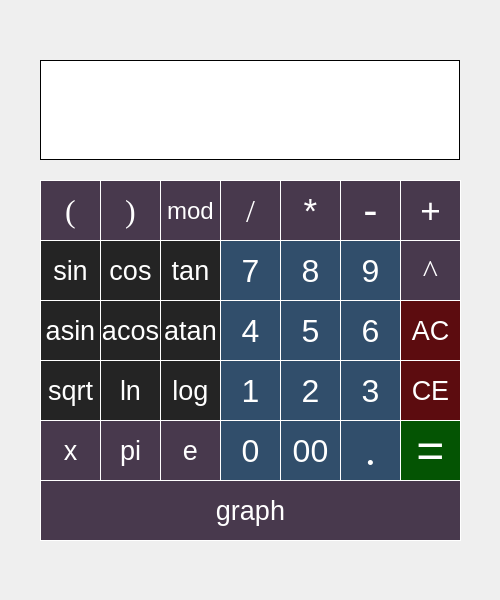
<?xml version="1.0" encoding="UTF-8"?>
<ui version="4.0">
 <class>MainWindow</class>
 <widget class="QMainWindow" name="MainWindow">
  <property name="windowModality">
   <enum>Qt::NonModal</enum>
  </property>
  <property name="enabled">
   <bool>true</bool>
  </property>
  <property name="geometry">
   <rect>
    <x>0</x>
    <y>0</y>
    <width>500</width>
    <height>600</height>
   </rect>
  </property>
  <property name="minimumSize">
   <size>
    <width>500</width>
    <height>600</height>
   </size>
  </property>
  <property name="maximumSize">
   <size>
    <width>500</width>
    <height>600</height>
   </size>
  </property>
  <property name="windowTitle">
   <string>MainWindow</string>
  </property>
  <widget class="QWidget" name="centralwidget">
   <widget class="QLabel" name="format">
    <property name="geometry">
     <rect>
      <x>40</x>
      <y>60</y>
      <width>420</width>
      <height>100</height>
     </rect>
    </property>
    <property name="minimumSize">
     <size>
      <width>420</width>
      <height>100</height>
     </size>
    </property>
    <property name="maximumSize">
     <size>
      <width>420</width>
      <height>100</height>
     </size>
    </property>
    <property name="font">
     <font>
      <pointsize>18</pointsize>
     </font>
    </property>
    <property name="layoutDirection">
     <enum>Qt::RightToLeft</enum>
    </property>
    <property name="styleSheet">
     <string notr="true">QLabel {
	border: 1px solid black;
	color: black;
	background-color: white;
}</string>
    </property>
    <property name="text">
     <string/>
    </property>
    <property name="alignment">
     <set>Qt::AlignRight|Qt::AlignTrailing|Qt::AlignVCenter</set>
    </property>
   </widget>
   <widget class="QPushButton" name="pushButton_7">
    <property name="enabled">
     <bool>true</bool>
    </property>
    <property name="geometry">
     <rect>
      <x>220</x>
      <y>240</y>
      <width>61</width>
      <height>61</height>
     </rect>
    </property>
    <property name="font">
     <font>
      <family>Arial</family>
      <pointsize>24</pointsize>
      <bold>false</bold>
     </font>
    </property>
    <property name="layoutDirection">
     <enum>Qt::LeftToRight</enum>
    </property>
    <property name="styleSheet">
     <string notr="true">QPushButton {
	border: 1px solid white;
	color: white;
	background-color: #314e6b;
}

QPushButton:hover {
	border: 1px solid white;
	color: white;
	background-color: #54728f;
}

QPushButton:pressed {
	border: 1px solid white;
	color: white;
	background-color: #39434d;
}</string>
    </property>
    <property name="text">
     <string>7</string>
    </property>
   </widget>
   <widget class="QPushButton" name="pushButton_8">
    <property name="enabled">
     <bool>true</bool>
    </property>
    <property name="geometry">
     <rect>
      <x>280</x>
      <y>240</y>
      <width>61</width>
      <height>61</height>
     </rect>
    </property>
    <property name="font">
     <font>
      <family>Arial</family>
      <pointsize>24</pointsize>
      <bold>false</bold>
     </font>
    </property>
    <property name="styleSheet">
     <string notr="true">QPushButton {
	border: 1px solid white;
	color: white;
	background-color: #314e6b;
}

QPushButton:hover {
	border: 1px solid white;
	color: white;
	background-color: #54728f;
}

QPushButton:pressed {
	border: 1px solid white;
	color: white;
	background-color: #39434d;
}</string>
    </property>
    <property name="text">
     <string>8</string>
    </property>
   </widget>
   <widget class="QPushButton" name="pushButton_9">
    <property name="enabled">
     <bool>true</bool>
    </property>
    <property name="geometry">
     <rect>
      <x>340</x>
      <y>240</y>
      <width>61</width>
      <height>61</height>
     </rect>
    </property>
    <property name="font">
     <font>
      <family>Arial</family>
      <pointsize>24</pointsize>
      <bold>false</bold>
     </font>
    </property>
    <property name="styleSheet">
     <string notr="true">QPushButton {
	border: 1px solid white;
	color: white;
	background-color: #314e6b;
}

QPushButton:hover {
	border: 1px solid white;
	color: white;
	background-color: #54728f;
}

QPushButton:pressed {
	border: 1px solid white;
	color: white;
	background-color: #39434d;
}</string>
    </property>
    <property name="text">
     <string>9</string>
    </property>
   </widget>
   <widget class="QPushButton" name="pushButton_5">
    <property name="enabled">
     <bool>true</bool>
    </property>
    <property name="geometry">
     <rect>
      <x>280</x>
      <y>300</y>
      <width>61</width>
      <height>61</height>
     </rect>
    </property>
    <property name="font">
     <font>
      <family>Arial</family>
      <pointsize>24</pointsize>
      <bold>false</bold>
     </font>
    </property>
    <property name="styleSheet">
     <string notr="true">QPushButton {
	border: 1px solid white;
	color: white;
	background-color: #314e6b;
}

QPushButton:hover {
	border: 1px solid white;
	color: white;
	background-color: #54728f;
}

QPushButton:pressed {
	border: 1px solid white;
	color: white;
	background-color: #39434d;
}</string>
    </property>
    <property name="text">
     <string>5</string>
    </property>
   </widget>
   <widget class="QPushButton" name="pushButton_6">
    <property name="enabled">
     <bool>true</bool>
    </property>
    <property name="geometry">
     <rect>
      <x>340</x>
      <y>300</y>
      <width>61</width>
      <height>61</height>
     </rect>
    </property>
    <property name="font">
     <font>
      <family>Arial</family>
      <pointsize>24</pointsize>
      <bold>false</bold>
     </font>
    </property>
    <property name="styleSheet">
     <string notr="true">QPushButton {
	border: 1px solid white;
	color: white;
	background-color: #314e6b;
}

QPushButton:hover {
	border: 1px solid white;
	color: white;
	background-color: #54728f;
}

QPushButton:pressed {
	border: 1px solid white;
	color: white;
	background-color: #39434d;
}</string>
    </property>
    <property name="text">
     <string>6</string>
    </property>
   </widget>
   <widget class="QPushButton" name="pushButton_4">
    <property name="enabled">
     <bool>true</bool>
    </property>
    <property name="geometry">
     <rect>
      <x>220</x>
      <y>300</y>
      <width>61</width>
      <height>61</height>
     </rect>
    </property>
    <property name="font">
     <font>
      <family>Arial</family>
      <pointsize>24</pointsize>
      <bold>false</bold>
     </font>
    </property>
    <property name="styleSheet">
     <string notr="true">QPushButton {
	border: 1px solid white;
	color: white;
	background-color: #314e6b;
}

QPushButton:hover {
	border: 1px solid white;
	color: white;
	background-color: #54728f;
}

QPushButton:pressed {
	border: 1px solid white;
	color: white;
	background-color: #39434d;
}</string>
    </property>
    <property name="text">
     <string>4</string>
    </property>
   </widget>
   <widget class="QPushButton" name="pushButton_2">
    <property name="enabled">
     <bool>true</bool>
    </property>
    <property name="geometry">
     <rect>
      <x>280</x>
      <y>360</y>
      <width>61</width>
      <height>61</height>
     </rect>
    </property>
    <property name="font">
     <font>
      <family>Arial</family>
      <pointsize>24</pointsize>
      <bold>false</bold>
     </font>
    </property>
    <property name="styleSheet">
     <string notr="true">QPushButton {
	border: 1px solid white;
	color: white;
	background-color: #314e6b;
}

QPushButton:hover {
	border: 1px solid white;
	color: white;
	background-color: #54728f;
}

QPushButton:pressed {
	border: 1px solid white;
	color: white;
	background-color: #39434d;
}</string>
    </property>
    <property name="text">
     <string>2</string>
    </property>
   </widget>
   <widget class="QPushButton" name="pushButton_0">
    <property name="enabled">
     <bool>true</bool>
    </property>
    <property name="geometry">
     <rect>
      <x>220</x>
      <y>420</y>
      <width>61</width>
      <height>61</height>
     </rect>
    </property>
    <property name="font">
     <font>
      <family>Arial</family>
      <pointsize>24</pointsize>
      <bold>false</bold>
     </font>
    </property>
    <property name="styleSheet">
     <string notr="true">QPushButton {
	border: 1px solid white;
	color: white;
	background-color: #314e6b;
}

QPushButton:hover {
	border: 1px solid white;
	color: white;
	background-color: #54728f;
}

QPushButton:pressed {
	border: 1px solid white;
	color: white;
	background-color: #39434d;
}</string>
    </property>
    <property name="text">
     <string>0</string>
    </property>
   </widget>
   <widget class="QPushButton" name="pushButton_00">
    <property name="enabled">
     <bool>true</bool>
    </property>
    <property name="geometry">
     <rect>
      <x>280</x>
      <y>420</y>
      <width>61</width>
      <height>61</height>
     </rect>
    </property>
    <property name="font">
     <font>
      <family>Arial</family>
      <pointsize>24</pointsize>
      <bold>false</bold>
     </font>
    </property>
    <property name="styleSheet">
     <string notr="true">QPushButton {
	border: 1px solid white;
	color: white;
	background-color: #314e6b;
}

QPushButton:hover {
	border: 1px solid white;
	color: white;
	background-color: #54728f;
}

QPushButton:pressed {
	border: 1px solid white;
	color: white;
	background-color: #39434d;
}</string>
    </property>
    <property name="text">
     <string>00</string>
    </property>
   </widget>
   <widget class="QPushButton" name="pushButton_3">
    <property name="enabled">
     <bool>true</bool>
    </property>
    <property name="geometry">
     <rect>
      <x>340</x>
      <y>360</y>
      <width>61</width>
      <height>61</height>
     </rect>
    </property>
    <property name="font">
     <font>
      <family>Arial</family>
      <pointsize>24</pointsize>
      <bold>false</bold>
     </font>
    </property>
    <property name="styleSheet">
     <string notr="true">QPushButton {
	border: 1px solid white;
	color: white;
	background-color: #314e6b;
}

QPushButton:hover {
	border: 1px solid white;
	color: white;
	background-color: #54728f;
}

QPushButton:pressed {
	border: 1px solid white;
	color: white;
	background-color: #39434d;
}</string>
    </property>
    <property name="text">
     <string>3</string>
    </property>
   </widget>
   <widget class="QPushButton" name="pushButton_1">
    <property name="enabled">
     <bool>true</bool>
    </property>
    <property name="geometry">
     <rect>
      <x>220</x>
      <y>360</y>
      <width>61</width>
      <height>61</height>
     </rect>
    </property>
    <property name="font">
     <font>
      <family>Arial</family>
      <pointsize>24</pointsize>
      <bold>false</bold>
     </font>
    </property>
    <property name="styleSheet">
     <string notr="true">QPushButton {
	border: 1px solid white;
	color: white;
	background-color: #314e6b;
}

QPushButton:hover {
	border: 1px solid white;
	color: white;
	background-color: #54728f;
}

QPushButton:pressed {
	border: 1px solid white;
	color: white;
	background-color: #39434d;
}</string>
    </property>
    <property name="text">
     <string>1</string>
    </property>
   </widget>
   <widget class="QPushButton" name="pushButton_dot">
    <property name="enabled">
     <bool>true</bool>
    </property>
    <property name="geometry">
     <rect>
      <x>340</x>
      <y>420</y>
      <width>61</width>
      <height>61</height>
     </rect>
    </property>
    <property name="font">
     <font>
      <family>Times</family>
      <pointsize>32</pointsize>
      <bold>false</bold>
      <kerning>false</kerning>
     </font>
    </property>
    <property name="styleSheet">
     <string notr="true">QPushButton {
	border: 1px solid white;
	color: white;
	background-color: #314e6b;
}

QPushButton:hover {
	border: 1px solid white;
	color: white;
	background-color: #54728f;
}

QPushButton:pressed {
	border: 1px solid white;
	color: white;
	background-color: #39434d;
}</string>
    </property>
    <property name="text">
     <string>.</string>
    </property>
   </widget>
   <widget class="QPushButton" name="pushButton_cos">
    <property name="enabled">
     <bool>true</bool>
    </property>
    <property name="geometry">
     <rect>
      <x>100</x>
      <y>240</y>
      <width>61</width>
      <height>61</height>
     </rect>
    </property>
    <property name="font">
     <font>
      <family>Arial</family>
      <pointsize>20</pointsize>
      <bold>false</bold>
     </font>
    </property>
    <property name="styleSheet">
     <string notr="true">QPushButton {
	border: 1px solid white;
	color: white;
	background-color: #242424;
}

QPushButton:hover {
	border: 1px solid white;
	color: white;
	background-color: #3d3d3d;
}

QPushButton:pressed {
	border: 1px solid white;
	color: white;
	background-color: #000000;
}</string>
    </property>
    <property name="text">
     <string>cos</string>
    </property>
   </widget>
   <widget class="QPushButton" name="pushButton_log">
    <property name="enabled">
     <bool>true</bool>
    </property>
    <property name="geometry">
     <rect>
      <x>160</x>
      <y>360</y>
      <width>61</width>
      <height>61</height>
     </rect>
    </property>
    <property name="font">
     <font>
      <family>Arial</family>
      <pointsize>20</pointsize>
      <bold>false</bold>
     </font>
    </property>
    <property name="styleSheet">
     <string notr="true">QPushButton {
	border: 1px solid white;
	color: white;
	background-color: #242424;
}

QPushButton:hover {
	border: 1px solid white;
	color: white;
	background-color: #3d3d3d;
}

QPushButton:pressed {
	border: 1px solid white;
	color: white;
	background-color: #000000;
}</string>
    </property>
    <property name="text">
     <string>log</string>
    </property>
   </widget>
   <widget class="QPushButton" name="pushButton_acos">
    <property name="enabled">
     <bool>true</bool>
    </property>
    <property name="geometry">
     <rect>
      <x>100</x>
      <y>300</y>
      <width>61</width>
      <height>61</height>
     </rect>
    </property>
    <property name="font">
     <font>
      <family>Arial</family>
      <pointsize>20</pointsize>
      <bold>false</bold>
     </font>
    </property>
    <property name="styleSheet">
     <string notr="true">QPushButton {
	border: 1px solid white;
	color: white;
	background-color: #242424;
}

QPushButton:hover {
	border: 1px solid white;
	color: white;
	background-color: #3d3d3d;
}

QPushButton:pressed {
	border: 1px solid white;
	color: white;
	background-color: #000000;
}</string>
    </property>
    <property name="text">
     <string>acos</string>
    </property>
   </widget>
   <widget class="QPushButton" name="pushButton_ln">
    <property name="enabled">
     <bool>true</bool>
    </property>
    <property name="geometry">
     <rect>
      <x>100</x>
      <y>360</y>
      <width>61</width>
      <height>61</height>
     </rect>
    </property>
    <property name="font">
     <font>
      <family>Arial</family>
      <pointsize>20</pointsize>
      <bold>false</bold>
     </font>
    </property>
    <property name="styleSheet">
     <string notr="true">QPushButton {
	border: 1px solid white;
	color: white;
	background-color: #242424;
}

QPushButton:hover {
	border: 1px solid white;
	color: white;
	background-color: #3d3d3d;
}

QPushButton:pressed {
	border: 1px solid white;
	color: white;
	background-color: #000000;
}</string>
    </property>
    <property name="text">
     <string>ln</string>
    </property>
   </widget>
   <widget class="QPushButton" name="pushButton_tan">
    <property name="enabled">
     <bool>true</bool>
    </property>
    <property name="geometry">
     <rect>
      <x>160</x>
      <y>240</y>
      <width>61</width>
      <height>61</height>
     </rect>
    </property>
    <property name="font">
     <font>
      <family>Arial</family>
      <pointsize>20</pointsize>
      <bold>false</bold>
     </font>
    </property>
    <property name="styleSheet">
     <string notr="true">QPushButton {
	border: 1px solid white;
	color: white;
	background-color: #242424;
}

QPushButton:hover {
	border: 1px solid white;
	color: white;
	background-color: #3d3d3d;
}

QPushButton:pressed {
	border: 1px solid white;
	color: white;
	background-color: #000000;
}</string>
    </property>
    <property name="text">
     <string>tan</string>
    </property>
   </widget>
   <widget class="QPushButton" name="pushButton_sqrt">
    <property name="enabled">
     <bool>true</bool>
    </property>
    <property name="geometry">
     <rect>
      <x>40</x>
      <y>360</y>
      <width>61</width>
      <height>61</height>
     </rect>
    </property>
    <property name="font">
     <font>
      <family>Arial</family>
      <pointsize>20</pointsize>
      <bold>false</bold>
     </font>
    </property>
    <property name="styleSheet">
     <string notr="true">QPushButton {
	border: 1px solid white;
	color: white;
	background-color: #242424;
}

QPushButton:hover {
	border: 1px solid white;
	color: white;
	background-color: #3d3d3d;
}

QPushButton:pressed {
	border: 1px solid white;
	color: white;
	background-color: #000000;
}</string>
    </property>
    <property name="text">
     <string>sqrt</string>
    </property>
   </widget>
   <widget class="QPushButton" name="pushButton_sin">
    <property name="enabled">
     <bool>true</bool>
    </property>
    <property name="geometry">
     <rect>
      <x>40</x>
      <y>240</y>
      <width>61</width>
      <height>61</height>
     </rect>
    </property>
    <property name="font">
     <font>
      <family>Arial</family>
      <pointsize>20</pointsize>
      <bold>false</bold>
     </font>
    </property>
    <property name="layoutDirection">
     <enum>Qt::LeftToRight</enum>
    </property>
    <property name="styleSheet">
     <string notr="true">QPushButton {
	border: 1px solid white;
	color: white;
	background-color: #242424;
}

QPushButton:hover {
	border: 1px solid white;
	color: white;
	background-color: #3d3d3d;
}

QPushButton:pressed {
	border: 1px solid white;
	color: white;
	background-color: #000000;
}</string>
    </property>
    <property name="text">
     <string>sin</string>
    </property>
   </widget>
   <widget class="QPushButton" name="pushButton_atan">
    <property name="enabled">
     <bool>true</bool>
    </property>
    <property name="geometry">
     <rect>
      <x>160</x>
      <y>300</y>
      <width>61</width>
      <height>61</height>
     </rect>
    </property>
    <property name="font">
     <font>
      <family>Arial</family>
      <pointsize>20</pointsize>
      <bold>false</bold>
     </font>
    </property>
    <property name="styleSheet">
     <string notr="true">QPushButton {
	border: 1px solid white;
	color: white;
	background-color: #242424;
}

QPushButton:hover {
	border: 1px solid white;
	color: white;
	background-color: #3d3d3d;
}

QPushButton:pressed {
	border: 1px solid white;
	color: white;
	background-color: #000000;
}</string>
    </property>
    <property name="text">
     <string>atan</string>
    </property>
   </widget>
   <widget class="QPushButton" name="pushButton_asin">
    <property name="enabled">
     <bool>true</bool>
    </property>
    <property name="geometry">
     <rect>
      <x>40</x>
      <y>300</y>
      <width>61</width>
      <height>61</height>
     </rect>
    </property>
    <property name="font">
     <font>
      <family>Arial</family>
      <pointsize>20</pointsize>
      <bold>false</bold>
     </font>
    </property>
    <property name="styleSheet">
     <string notr="true">QPushButton {
	border: 1px solid white;
	color: white;
	background-color: #242424;
}

QPushButton:hover {
	border: 1px solid white;
	color: white;
	background-color: #3d3d3d;
}

QPushButton:pressed {
	border: 1px solid white;
	color: white;
	background-color: #000000;
}</string>
    </property>
    <property name="text">
     <string>asin</string>
    </property>
   </widget>
   <widget class="QPushButton" name="pushButton_mult">
    <property name="enabled">
     <bool>true</bool>
    </property>
    <property name="geometry">
     <rect>
      <x>280</x>
      <y>180</y>
      <width>61</width>
      <height>61</height>
     </rect>
    </property>
    <property name="font">
     <font>
      <family>Arial</family>
      <pointsize>26</pointsize>
      <bold>false</bold>
     </font>
    </property>
    <property name="styleSheet">
     <string notr="true">QPushButton {
	border: 1px solid white;
	color: white;
	background-color: #48394d;
}

QPushButton:hover {
	border: 1px solid white;
	color: white;
	background-color: #6c5473;
}

QPushButton:pressed {
	border: 1px solid white;
	color: white;
	background-color: #482d4f;
}</string>
    </property>
    <property name="text">
     <string>*</string>
    </property>
   </widget>
   <widget class="QPushButton" name="pushButton_div">
    <property name="enabled">
     <bool>true</bool>
    </property>
    <property name="geometry">
     <rect>
      <x>220</x>
      <y>180</y>
      <width>61</width>
      <height>61</height>
     </rect>
    </property>
    <property name="font">
     <font>
      <family>Times</family>
      <pointsize>24</pointsize>
      <bold>false</bold>
     </font>
    </property>
    <property name="layoutDirection">
     <enum>Qt::LeftToRight</enum>
    </property>
    <property name="styleSheet">
     <string notr="true">QPushButton {
	border: 1px solid white;
	color: white;
	background-color: #48394d;
}

QPushButton:hover {
	border: 1px solid white;
	color: white;
	background-color: #6c5473;
}

QPushButton:pressed {
	border: 1px solid white;
	color: white;
	background-color: #482d4f;
}</string>
    </property>
    <property name="text">
     <string>/</string>
    </property>
   </widget>
   <widget class="QPushButton" name="pushButton_plus">
    <property name="enabled">
     <bool>true</bool>
    </property>
    <property name="geometry">
     <rect>
      <x>400</x>
      <y>180</y>
      <width>61</width>
      <height>61</height>
     </rect>
    </property>
    <property name="font">
     <font>
      <family>Arial</family>
      <pointsize>26</pointsize>
      <bold>false</bold>
     </font>
    </property>
    <property name="styleSheet">
     <string notr="true">QPushButton {
	border: 1px solid white;
	color: white;
	background-color: #48394d;
}

QPushButton:hover {
	border: 1px solid white;
	color: white;
	background-color: #6c5473;
}

QPushButton:pressed {
	border: 1px solid white;
	color: white;
	background-color: #482d4f;
}</string>
    </property>
    <property name="text">
     <string>+</string>
    </property>
   </widget>
   <widget class="QPushButton" name="pushButton_minus">
    <property name="enabled">
     <bool>true</bool>
    </property>
    <property name="geometry">
     <rect>
      <x>340</x>
      <y>180</y>
      <width>61</width>
      <height>61</height>
     </rect>
    </property>
    <property name="font">
     <font>
      <family>Arial</family>
      <pointsize>32</pointsize>
      <bold>false</bold>
     </font>
    </property>
    <property name="styleSheet">
     <string notr="true">QPushButton {
	border: 1px solid white;
	color: white;
	background-color: #48394d;
}

QPushButton:hover {
	border: 1px solid white;
	color: white;
	background-color: #6c5473;
}

QPushButton:pressed {
	border: 1px solid white;
	color: white;
	background-color: #482d4f;
}</string>
    </property>
    <property name="text">
     <string>-</string>
    </property>
   </widget>
   <widget class="QPushButton" name="pushButton_equil">
    <property name="enabled">
     <bool>true</bool>
    </property>
    <property name="geometry">
     <rect>
      <x>400</x>
      <y>420</y>
      <width>61</width>
      <height>61</height>
     </rect>
    </property>
    <property name="font">
     <font>
      <family>Arial</family>
      <pointsize>36</pointsize>
      <bold>false</bold>
      <kerning>false</kerning>
     </font>
    </property>
    <property name="styleSheet">
     <string notr="true">QPushButton {
	border: 1px solid white;
	color: white;
	background-color: #045403;
}

QPushButton:hover {
	border: 1px solid white;
	color: white;
	background-color: #187a22;
}

QPushButton:pressed {
	border: 1px solid white;
	color: white;
	background-color: #074f0e;
}</string>
    </property>
    <property name="text">
     <string>=</string>
    </property>
   </widget>
   <widget class="QPushButton" name="pushButton_mod">
    <property name="enabled">
     <bool>true</bool>
    </property>
    <property name="geometry">
     <rect>
      <x>160</x>
      <y>180</y>
      <width>61</width>
      <height>61</height>
     </rect>
    </property>
    <property name="font">
     <font>
      <family>Arial</family>
      <pointsize>18</pointsize>
      <bold>false</bold>
     </font>
    </property>
    <property name="layoutDirection">
     <enum>Qt::LeftToRight</enum>
    </property>
    <property name="styleSheet">
     <string notr="true">QPushButton {
	border: 1px solid white;
	color: white;
	background-color: #48394d;
}

QPushButton:hover {
	border: 1px solid white;
	color: white;
	background-color: #6c5473;
}

QPushButton:pressed {
	border: 1px solid white;
	color: white;
	background-color: #482d4f;
}</string>
    </property>
    <property name="text">
     <string>mod</string>
    </property>
   </widget>
   <widget class="QPushButton" name="pushButton_clear">
    <property name="enabled">
     <bool>true</bool>
    </property>
    <property name="geometry">
     <rect>
      <x>400</x>
      <y>300</y>
      <width>61</width>
      <height>61</height>
     </rect>
    </property>
    <property name="font">
     <font>
      <family>Arial</family>
      <pointsize>20</pointsize>
      <italic>false</italic>
      <bold>false</bold>
      <strikeout>false</strikeout>
      <kerning>false</kerning>
     </font>
    </property>
    <property name="styleSheet">
     <string notr="true">QPushButton {
	border: 1px solid white;
	color: white;
	background-color: #5c0c0f;
}

QPushButton:hover {
	border: 1px solid white;
	color: white;
	background-color: #912c2f;
}

QPushButton:pressed {
	border: 1px solid white;
	color: white;
	background-color: #4f070a;
}</string>
    </property>
    <property name="text">
     <string>AC</string>
    </property>
   </widget>
   <widget class="QPushButton" name="pushButton_opbr">
    <property name="enabled">
     <bool>true</bool>
    </property>
    <property name="geometry">
     <rect>
      <x>40</x>
      <y>180</y>
      <width>61</width>
      <height>61</height>
     </rect>
    </property>
    <property name="font">
     <font>
      <family>Times</family>
      <pointsize>24</pointsize>
      <bold>false</bold>
     </font>
    </property>
    <property name="layoutDirection">
     <enum>Qt::LeftToRight</enum>
    </property>
    <property name="styleSheet">
     <string notr="true">QPushButton {
	border: 1px solid white;
	color: white;
	background-color: #48394d;
}

QPushButton:hover {
	border: 1px solid white;
	color: white;
	background-color: #6c5473;
}

QPushButton:pressed {
	border: 1px solid white;
	color: white;
	background-color: #482d4f;
}</string>
    </property>
    <property name="text">
     <string>(</string>
    </property>
   </widget>
   <widget class="QPushButton" name="pushButton_clbr">
    <property name="enabled">
     <bool>true</bool>
    </property>
    <property name="geometry">
     <rect>
      <x>100</x>
      <y>180</y>
      <width>61</width>
      <height>61</height>
     </rect>
    </property>
    <property name="font">
     <font>
      <family>Times</family>
      <pointsize>24</pointsize>
      <bold>false</bold>
     </font>
    </property>
    <property name="layoutDirection">
     <enum>Qt::LeftToRight</enum>
    </property>
    <property name="styleSheet">
     <string notr="true">QPushButton {
	border: 1px solid white;
	color: white;
	background-color: #48394d;
}

QPushButton:hover {
	border: 1px solid white;
	color: white;
	background-color: #6c5473;
}

QPushButton:pressed {
	border: 1px solid white;
	color: white;
	background-color: #482d4f;
}</string>
    </property>
    <property name="text">
     <string>)</string>
    </property>
   </widget>
   <widget class="QPushButton" name="pushButton_x">
    <property name="enabled">
     <bool>true</bool>
    </property>
    <property name="geometry">
     <rect>
      <x>40</x>
      <y>420</y>
      <width>61</width>
      <height>61</height>
     </rect>
    </property>
    <property name="font">
     <font>
      <family>Arial</family>
      <pointsize>20</pointsize>
      <bold>false</bold>
     </font>
    </property>
    <property name="styleSheet">
     <string notr="true">QPushButton {
	border: 1px solid white;
	color: white;
	background-color: #48394d;
}

QPushButton:hover {
	border: 1px solid white;
	color: white;
	background-color: #6c5473;
}

QPushButton:pressed {
	border: 1px solid white;
	color: white;
	background-color: #482d4f;
}</string>
    </property>
    <property name="text">
     <string>x</string>
    </property>
   </widget>
   <widget class="QPushButton" name="pushButton_graph">
    <property name="enabled">
     <bool>true</bool>
    </property>
    <property name="geometry">
     <rect>
      <x>40</x>
      <y>480</y>
      <width>421</width>
      <height>61</height>
     </rect>
    </property>
    <property name="font">
     <font>
      <family>Arial</family>
      <pointsize>20</pointsize>
      <bold>false</bold>
     </font>
    </property>
    <property name="styleSheet">
     <string notr="true">QPushButton {
	border: 1px solid white;
	color: white;
	background-color: #48394d;
}

QPushButton:hover {
	border: 1px solid white;
	color: white;
	background-color: #6c5473;
}

QPushButton:pressed {
	border: 1px solid white;
	color: white;
	background-color: #482d4f;
}</string>
    </property>
    <property name="text">
     <string>graph</string>
    </property>
   </widget>
   <widget class="QPushButton" name="pushButton_clear_2">
    <property name="enabled">
     <bool>true</bool>
    </property>
    <property name="geometry">
     <rect>
      <x>400</x>
      <y>360</y>
      <width>61</width>
      <height>61</height>
     </rect>
    </property>
    <property name="font">
     <font>
      <family>Arial</family>
      <pointsize>20</pointsize>
      <italic>false</italic>
      <bold>false</bold>
      <strikeout>false</strikeout>
      <kerning>false</kerning>
     </font>
    </property>
    <property name="styleSheet">
     <string notr="true">QPushButton {
	border: 1px solid white;
	color: white;
	background-color: #5c0c0f;
}

QPushButton:hover {
	border: 1px solid white;
	color: white;
	background-color: #912c2f;
}

QPushButton:pressed {
	border: 1px solid white;
	color: white;
	background-color: #4f070a;
}</string>
    </property>
    <property name="text">
     <string>CE</string>
    </property>
   </widget>
   <widget class="QPushButton" name="pushButton_pow">
    <property name="enabled">
     <bool>true</bool>
    </property>
    <property name="geometry">
     <rect>
      <x>400</x>
      <y>240</y>
      <width>61</width>
      <height>61</height>
     </rect>
    </property>
    <property name="font">
     <font>
      <family>Times</family>
      <pointsize>24</pointsize>
      <bold>false</bold>
     </font>
    </property>
    <property name="layoutDirection">
     <enum>Qt::LeftToRight</enum>
    </property>
    <property name="styleSheet">
     <string notr="true">QPushButton {
	border: 1px solid white;
	color: white;
	background-color: #48394d;
}

QPushButton:hover {
	border: 1px solid white;
	color: white;
	background-color: #6c5473;
}

QPushButton:pressed {
	border: 1px solid white;
	color: white;
	background-color: #482d4f;
}</string>
    </property>
    <property name="text">
     <string>^</string>
    </property>
   </widget>
   <widget class="QPushButton" name="pushButton_pi">
    <property name="enabled">
     <bool>true</bool>
    </property>
    <property name="geometry">
     <rect>
      <x>100</x>
      <y>420</y>
      <width>61</width>
      <height>61</height>
     </rect>
    </property>
    <property name="font">
     <font>
      <family>Arial</family>
      <pointsize>20</pointsize>
      <bold>false</bold>
     </font>
    </property>
    <property name="styleSheet">
     <string notr="true">QPushButton {
	border: 1px solid white;
	color: white;
	background-color: #48394d;
}

QPushButton:hover {
	border: 1px solid white;
	color: white;
	background-color: #6c5473;
}

QPushButton:pressed {
	border: 1px solid white;
	color: white;
	background-color: #482d4f;
}</string>
    </property>
    <property name="text">
     <string>pi</string>
    </property>
   </widget>
   <widget class="QPushButton" name="pushButton_e">
    <property name="enabled">
     <bool>true</bool>
    </property>
    <property name="geometry">
     <rect>
      <x>160</x>
      <y>420</y>
      <width>61</width>
      <height>61</height>
     </rect>
    </property>
    <property name="font">
     <font>
      <family>Arial</family>
      <pointsize>20</pointsize>
      <bold>false</bold>
     </font>
    </property>
    <property name="styleSheet">
     <string notr="true">QPushButton {
	border: 1px solid white;
	color: white;
	background-color: #48394d;
}

QPushButton:hover {
	border: 1px solid white;
	color: white;
	background-color: #6c5473;
}

QPushButton:pressed {
	border: 1px solid white;
	color: white;
	background-color: #482d4f;
}</string>
    </property>
    <property name="text">
     <string>e</string>
    </property>
   </widget>
  </widget>
 </widget>
 <resources/>
 <connections/>
</ui>
